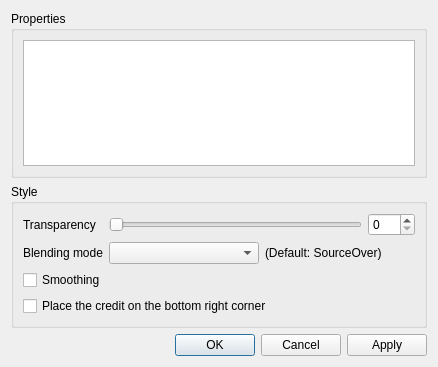
<?xml version="1.0" encoding="UTF-8"?>
<ui version="4.0">
 <class>Dialog</class>
 <widget class="QDialog" name="Dialog">
  <property name="geometry">
   <rect>
    <x>0</x>
    <y>0</y>
    <width>438</width>
    <height>367</height>
   </rect>
  </property>
  <property name="windowTitle">
   <string>Properties</string>
  </property>
  <layout class="QGridLayout" name="gridLayout">
   <item row="0" column="0">
    <layout class="QGridLayout" name="gridLayout_2">
     <item row="3" column="0">
      <widget class="QDialogButtonBox" name="buttonBox">
       <property name="orientation">
        <enum>Qt::Horizontal</enum>
       </property>
       <property name="standardButtons">
        <set>QDialogButtonBox::Apply|QDialogButtonBox::Cancel|QDialogButtonBox::Ok</set>
       </property>
      </widget>
     </item>
     <item row="2" column="0">
      <widget class="QGroupBox" name="groupBox_Style">
       <property name="sizePolicy">
        <sizepolicy hsizetype="Preferred" vsizetype="Fixed">
         <horstretch>0</horstretch>
         <verstretch>0</verstretch>
        </sizepolicy>
       </property>
       <property name="title">
        <string>Style</string>
       </property>
       <layout class="QVBoxLayout" name="verticalLayout">
        <property name="sizeConstraint">
         <enum>QLayout::SetDefaultConstraint</enum>
        </property>
        <item>
         <layout class="QFormLayout" name="formLayout">
          <item row="1" column="0">
           <widget class="QLabel" name="label">
            <property name="text">
             <string>Transparency</string>
            </property>
           </widget>
          </item>
          <item row="1" column="1">
           <layout class="QHBoxLayout" name="horizontalLayout_3">
            <item>
             <widget class="QSlider" name="horizontalSlider_Transparency">
              <property name="maximum">
               <number>100</number>
              </property>
              <property name="orientation">
               <enum>Qt::Horizontal</enum>
              </property>
             </widget>
            </item>
            <item>
             <widget class="QSpinBox" name="spinBox_Transparency">
              <property name="maximum">
               <number>100</number>
              </property>
             </widget>
            </item>
           </layout>
          </item>
          <item row="2" column="0">
           <widget class="QLabel" name="label_2">
            <property name="text">
             <string>Blending mode</string>
            </property>
           </widget>
          </item>
          <item row="2" column="1">
           <layout class="QHBoxLayout" name="horizontalLayout">
            <item>
             <widget class="QComboBox" name="comboBox_BlendingMode"/>
            </item>
            <item>
             <widget class="QLabel" name="label_3">
              <property name="text">
               <string>(Default: SourceOver)</string>
              </property>
              <property name="alignment">
               <set>Qt::AlignLeading|Qt::AlignLeft|Qt::AlignVCenter</set>
              </property>
             </widget>
            </item>
           </layout>
          </item>
         </layout>
        </item>
        <item>
         <widget class="QCheckBox" name="checkBox_SmoothRender">
          <property name="text">
           <string>Smoothing</string>
          </property>
         </widget>
        </item>
        <item>
         <widget class="QCheckBox" name="checkBox_CreditVisibility">
          <property name="text">
           <string>Place the credit on the bottom right corner</string>
          </property>
         </widget>
        </item>
       </layout>
      </widget>
     </item>
     <item row="0" column="0">
      <widget class="QGroupBox" name="groupBox_Properties">
       <property name="title">
        <string>Properties</string>
       </property>
       <layout class="QGridLayout" name="gridLayout_3">
        <item row="0" column="0">
         <widget class="QTextEdit" name="textEdit_Properties">
          <property name="readOnly">
           <bool>true</bool>
          </property>
          <property name="tabStopWidth">
           <number>80</number>
          </property>
         </widget>
        </item>
       </layout>
      </widget>
     </item>
    </layout>
   </item>
  </layout>
 </widget>
 <resources/>
 <connections>
  <connection>
   <sender>buttonBox</sender>
   <signal>accepted()</signal>
   <receiver>Dialog</receiver>
   <slot>accept()</slot>
   <hints>
    <hint type="sourcelabel">
     <x>248</x>
     <y>254</y>
    </hint>
    <hint type="destinationlabel">
     <x>157</x>
     <y>274</y>
    </hint>
   </hints>
  </connection>
  <connection>
   <sender>buttonBox</sender>
   <signal>rejected()</signal>
   <receiver>Dialog</receiver>
   <slot>reject()</slot>
   <hints>
    <hint type="sourcelabel">
     <x>316</x>
     <y>260</y>
    </hint>
    <hint type="destinationlabel">
     <x>286</x>
     <y>274</y>
    </hint>
   </hints>
  </connection>
 </connections>
</ui>
